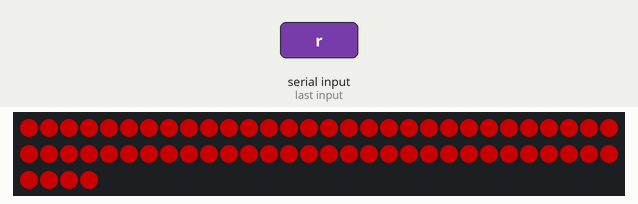
Recording of a sketch running on a simulated Arduino Uno, built with avr-gcc and run on an emulated ATmega328P. On the bench: 64 RGB LEDs in strip order, left to right, continuing on the next row. Inputs (shaded band) come from the test bench. Dim RGB values are drawn brighter than linear.

1.3 s: "r" received over Serial
Above: at 2.0 s.
Timing chart, 0 to 4.3 s (numbered marks = the images above; inputs shaded):
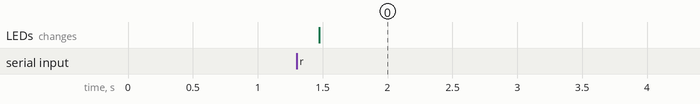

The sketch:

neopixel_sp.ino
```cpp
#include <Adafruit_NeoPixel.h>
#define BRIGHTNESS 100
#define PIN     6
#define NUMPIXELS  64
#define DELAYVAL 500
Adafruit_NeoPixel pixels = Adafruit_NeoPixel(NUMPIXELS, PIN, NEO_GRB + NEO_KHZ800);

void setup() {
  Serial.begin(9600);
  pixels.begin();
  pixels.setBrightness(BRIGHTNESS);
}

void loop() {
while (Serial.available() >0) {
  char c = Serial.read();
  if(c=='r') {for(int i=0; i<NUMPIXELS; i++){
      pixels.setPixelColor(i, pixels.Color(255,0,0));
      pixels.show();}

  }}}
```

Measured:
- after the input at 1.3 s, the LEDs: change after 0.17 s (image 0)
